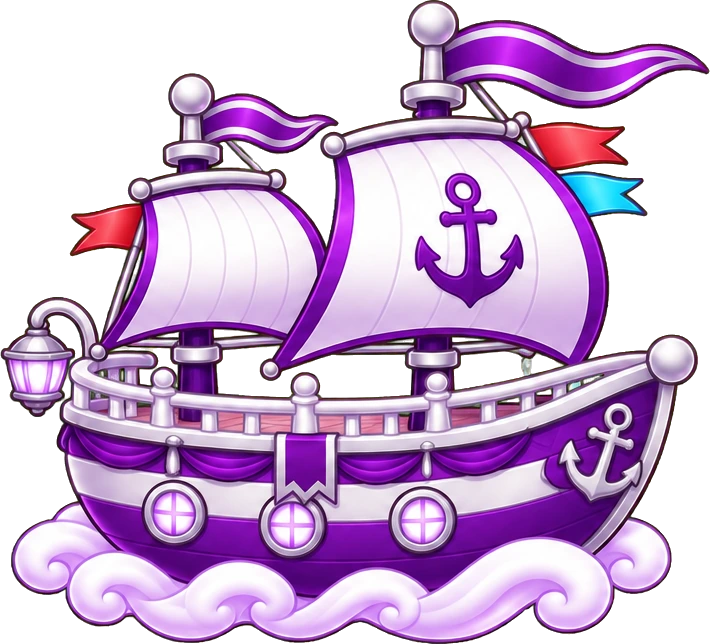
#> input picture src/Aether.Core/Pages/characters/1/desktop-pet/admship.webp, 710 x 644 px
$ python split.py ../../../../src/Aether.Core/Pages/characters/1/desktop-pet/admship.webp ../../../../src/Aether.Core/Pages/characters/1/desktop-pet/balloons.webp ../../../../src/Aether.Core/Pages/characters/1/desktop-pet/balloons.webp 5 ../../../../src/Aether.Core/Pages/characters/1/desktop-pet/balloons.webp
#> lines starting #> are read from the running program, lines starting #| are printed output that depends on the picture
"""Split a launch art into a background layer and a character layer that stacks back over it.

python split.py <art.png> <plate.png> <green.png> <horizon-y> <out-dir>

- plate: the same art with the character removed (clean-plate.sh); it fills where she and her halo were.
- green: the same art with everything but the character flooded #00FF00 (greenscreen.sh); its key is her alpha.
  A segmentation model (isnet-anime) breaks thin loose hair strands; the green key keeps them whole.
- Her colors come from the art itself, unblended from the halo-lit background, so no green spill reaches them.
- The soft glow right behind her (low-frequency light the art has over the plate, above the horizon) is hers: it goes
  into the character layer and travels with her when the background changes.
"""
import sys
import numpy as np
from PIL import Image, ImageFilter

art, plate, green, horizon, out = sys.argv[1], sys.argv[2], sys.argv[3], int(sys.argv[4]), sys.argv[5]


def f32(img):
    return np.asarray(img, dtype=np.float32)


def blur(a, r):
    return f32(Image.fromarray(a.round().clip(0, 255).astype(np.uint8)).filter(ImageFilter.GaussianBlur(r)))


def grow(mask, px, r):
    img = Image.fromarray((mask * 255).astype(np.uint8))
    for _ in range(px // 20):
        img = img.filter(ImageFilter.MaxFilter(41))
    return f32(img.filter(ImageFilter.GaussianBlur(r))) / 255


def unblend(top, under, a):
    return np.clip((top - (1 - a[..., None]) * under) / np.maximum(a[..., None], 1e-3), 0, 255)


I = f32(Image.open(art).convert("RGB"))
#> in f32, `return np.asarray(img, dtype=np.float32)`:
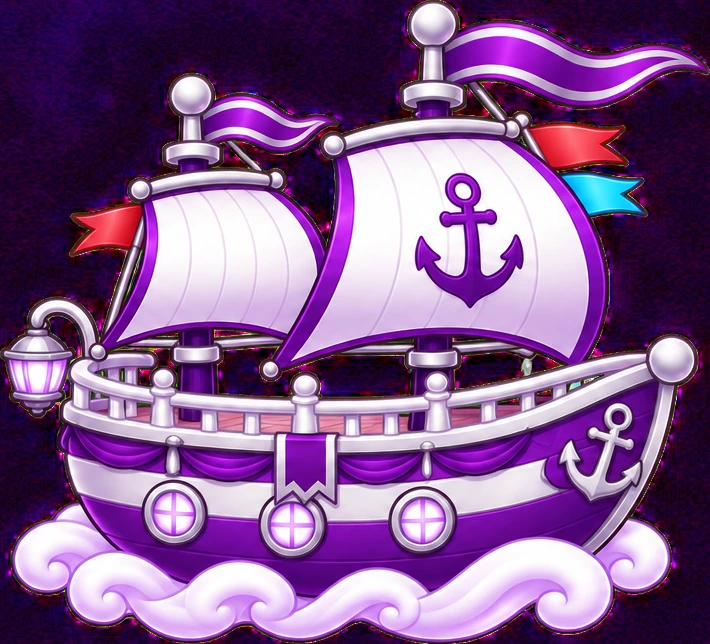
#> returned value: shape (644, 710, 3) float32; mean of channels 0, 1, 2 129.8, 89.6, 140.9; drawn as R, G, B
P = f32(Image.open(plate).convert("RGB"))
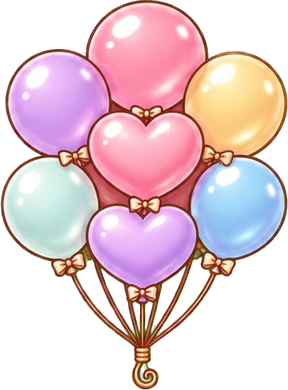
#> input picture src/Aether.Core/Pages/characters/1/desktop-pet/balloons.webp, 288 x 390 px
#> in f32 (call 2), `return np.asarray(img, dtype=np.float32)`:
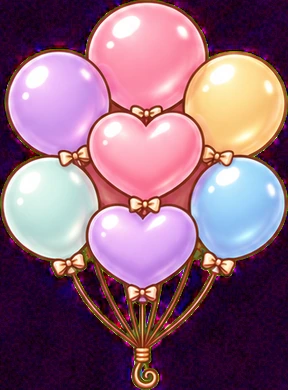
#> returned value: shape (390, 288, 3) float32; mean of channels 0, 1, 2 141.8, 100.9, 122.4; drawn as R, G, B
G = f32(Image.open(green).convert("RGB"))
#> (the run stopped early here; a loop or call above may not have finished)
